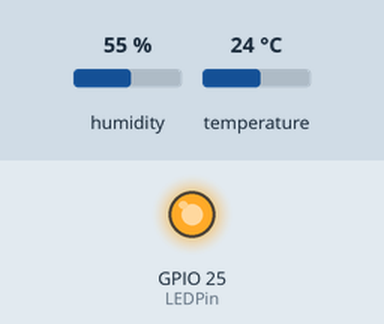
Bench run of a sketch on a simulated ESP32. Parts: output pins drawn as LEDs (lit = HIGH). The inputs (shaded band) are chosen by the test bench; at power-on: humidity 55 %, temperature 24 °C. WiFi joins after 1.5 s; servers stay silent unless stated; no MQTT or app messages arrive unless stated; what the sketch prints to the serial monitor is not drawn.

Above: at 1.2 s.
At 1.6 s:
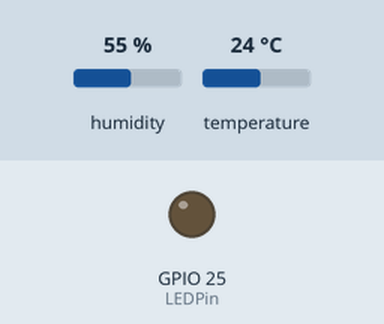
Timing chart, 0 to 3.1 s (numbered marks = the images above):
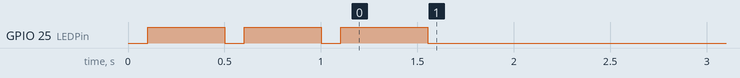

Measured:
- by itself, GPIO 25 (LEDPin): alternates HIGH for 0.43 s and LOW for 0.10 s, 5 changes in all, then stays LOW

The sketch:

esp32-temp-humidity.ino
```cpp
/*
  Tutorial: https://randomnerdtutorials.com/esp32-mqtt-publish-subscribe-arduino-ide/
*/
#include <WiFi.h>
#include <PubSubClient.h>

#include "DHT.h"
#define DHTTYPE DHT22

const char* network_ssid = "WIFI NETWORK";
const char* network_password = "WIFI PASSWORD";

const char* mqtt_server = "postman.cloudmqtt.com";

WiFiClient espClient;
PubSubClient client(espClient);

const uint8_t DHTPin = 13;
const uint8_t LEDPin = 25;
DHT dht(DHTPin, DHTTYPE);

float temperature = 0;
float humidity = 0;
long prev_time = 0;

void setup() {
  Serial.begin(115200);
  pinMode(DHTPin, INPUT);
  pinMode(LEDPin, OUTPUT);

  dht.begin();
  setup_wifi();
  // Change below port number to 1883 for the default port that mqtt brokers use
  client.setServer(mqtt_server, 13393);
}

void setup_wifi() {
  digitalWrite(LEDPin, HIGH);
  Serial.print("Connecting to network:");
  Serial.println(network_ssid);

  WiFi.begin(network_ssid, network_password);
  while (WiFi.status() != WL_CONNECTED) {
    digitalWrite(LEDPin, LOW);
    delay(100);
    digitalWrite(LEDPin, HIGH);
    delay(400);
    Serial.print(".");
  }
  Serial.println("");
  Serial.println("WiFi connected");
  Serial.println("IP address: ");
  Serial.println(WiFi.localIP());
  digitalWrite(LEDPin, LOW);
}

void reconnect_mqtt() {
    digitalWrite(LEDPin, HIGH);
    while (!client.connected()) {
      Serial.print("Attempting MQTT connection...");
      if (client.connect("ESP32-ROOM", "USERNAME", "PASSWORD")) {
        Serial.println("connected");
      } else {
        Serial.print("failed, rc=");
        Serial.print(client.state());
        Serial.println(" try again in 5 seconds");
        // Wait 5 seconds before retrying
        delay(5000);
      }
    }
    digitalWrite(LEDPin, LOW);
}

void loop() {
  if (!client.connected()) {
    reconnect_mqtt();
  }
  client.loop();
  long current_time = millis();
  if (current_time - prev_time > 1000) {
    prev_time = current_time;

    temperature = dht.readTemperature();
    char temperature_string[8];
    dtostrf(temperature, 1, 2, temperature_string);
    Serial.print("Temperature: ");
    Serial.println(temperature_string);
    client.publish("esp32/room/temperature", temperature_string);

    humidity = dht.readHumidity();
    char humidity_string[8];
    dtostrf(humidity, 1, 2, humidity_string);
    Serial.print("Humidity: ");
    Serial.println(humidity_string);
    client.publish("esp32/room/humidity", humidity_string);
  }
}
```
